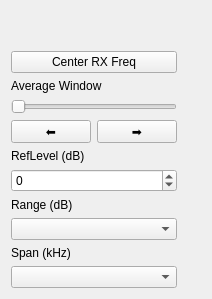
      <widget class="QWidget" name="Periodogram">
       <attribute name="title">
        <string>Periodogram</string>
       </attribute>
       <layout class="QVBoxLayout" name="verticalLayout_10">
        <item>
         <layout class="QHBoxLayout" name="horizontalLayout_9" stretch="1,25">
          <item>
           <layout class="QVBoxLayout" name="verticalLayout_27">
            <item>
             <spacer name="verticalSpacer_7">
              <property name="orientation">
               <enum>Qt::Orientation::Vertical</enum>
              </property>
              <property name="sizeHint" stdset="0">
               <size>
                <width>20</width>
                <height>40</height>
               </size>
              </property>
             </spacer>
            </item>
            <item>
             <widget class="QPushButton" name="sp_RX2Center_btn">
              <property name="text">
               <string>Center RX Freq</string>
              </property>
             </widget>
            </item>
            <item>
             <widget class="QLabel" name="label_14">
              <property name="text">
               <string>Average Window</string>
              </property>
             </widget>
            </item>
            <item>
             <widget class="QSlider" name="sp_avgWindow_sl">
              <property name="minimum">
               <number>1</number>
              </property>
              <property name="maximum">
               <number>50</number>
              </property>
              <property name="orientation">
               <enum>Qt::Orientation::Horizontal</enum>
              </property>
             </widget>
            </item>
            <item>
             <layout class="QHBoxLayout" name="horizontalLayout_13">
              <item>
               <widget class="QPushButton" name="sp_moveLeft_btn">
                <property name="text">
                 <string>⬅</string>
                </property>
               </widget>
              </item>
              <item>
               <widget class="QPushButton" name="sp_moveRight_btn">
                <property name="text">
                 <string>➡</string>
                </property>
               </widget>
              </item>
             </layout>
            </item>
            <item>
             <widget class="QLabel" name="label_11">
              <property name="text">
               <string>RefLevel (dB)</string>
              </property>
             </widget>
            </item>
            <item>
             <widget class="QSpinBox" name="sp_ceilLevel_spb">
              <property name="minimum">
               <number>-100</number>
              </property>
              <property name="maximum">
               <number>60</number>
              </property>
              <property name="singleStep">
               <number>1</number>
              </property>
             </widget>
            </item>
            <item>
             <widget class="QLabel" name="label_12">
              <property name="text">
               <string>Range (dB)</string>
              </property>
             </widget>
            </item>
            <item>
             <widget class="GUISoDa::WFallDynRangeComboBox" name="sp_dynRange_cb"/>
            </item>
            <item>
             <widget class="QLabel" name="label_13">
              <property name="text">
               <string>Span (kHz)</string>
              </property>
             </widget>
            </item>
            <item>
             <widget class="GUISoDa::WFallSpanComboBox" name="sp_freqSpan_cb"/>
            </item>
           </layout>
          </item>
          <item>
           <widget class="GUISoDa::Spect" name="spectrum_plt" native="true">
            <layout class="QHBoxLayout" name="horizontalLayout_11"/>
           </widget>
          </item>
         </layout>
        </item>
       </layout>
      </widget>
